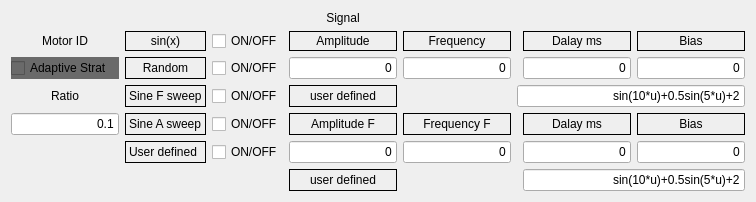
                <widget class="QWidget" name="tab_10">
                 <attribute name="title">
                  <string>Adaptive  Control</string>
                 </attribute>
                 <layout class="QGridLayout" name="gridLayout_9">
                  <item row="8" column="4">
                   <widget class="QLineEdit" name="lineEdit_AF">
                    <property name="sizePolicy">
                     <sizepolicy hsizetype="Expanding" vsizetype="Expanding">
                      <horstretch>0</horstretch>
                      <verstretch>0</verstretch>
                     </sizepolicy>
                    </property>
                    <property name="text">
                     <string>0</string>
                    </property>
                    <property name="alignment">
                     <set>Qt::AlignRight|Qt::AlignTrailing|Qt::AlignVCenter</set>
                    </property>
                   </widget>
                  </item>
                  <item row="6" column="4">
                   <widget class="QLabel" name="label_30">
                    <property name="sizePolicy">
                     <sizepolicy hsizetype="Preferred" vsizetype="Expanding">
                      <horstretch>0</horstretch>
                      <verstretch>0</verstretch>
                     </sizepolicy>
                    </property>
                    <property name="frameShape">
                     <enum>QFrame::Box</enum>
                    </property>
                    <property name="text">
                     <string>user defined</string>
                    </property>
                    <property name="alignment">
                     <set>Qt::AlignCenter</set>
                    </property>
                   </widget>
                  </item>
                  <item row="8" column="1">
                   <widget class="QLabel" name="label_user">
                    <property name="frameShape">
                     <enum>QFrame::Box</enum>
                    </property>
                    <property name="text">
                     <string>User defined</string>
                    </property>
                   </widget>
                  </item>
                  <item row="6" column="8" colspan="3">
                   <widget class="QLineEdit" name="lineEdit_user">
                    <property name="sizePolicy">
                     <sizepolicy hsizetype="Expanding" vsizetype="Expanding">
                      <horstretch>0</horstretch>
                      <verstretch>0</verstretch>
                     </sizepolicy>
                    </property>
                    <property name="text">
                     <string>sin(10*u)+0.5sin(5*u)+2</string>
                    </property>
                    <property name="alignment">
                     <set>Qt::AlignRight|Qt::AlignTrailing|Qt::AlignVCenter</set>
                    </property>
                   </widget>
                  </item>
                  <item row="8" column="3">
                   <widget class="QCheckBox" name="checkBox_user">
                    <property name="text">
                     <string>ON/OFF</string>
                    </property>
                   </widget>
                  </item>
                  <item row="9" column="9" colspan="2">
                   <widget class="QLineEdit" name="lineEdit_user_F">
                    <property name="sizePolicy">
                     <sizepolicy hsizetype="Expanding" vsizetype="Expanding">
                      <horstretch>0</horstretch>
                      <verstretch>0</verstretch>
                     </sizepolicy>
                    </property>
                    <property name="text">
                     <string>sin(10*u)+0.5sin(5*u)+2</string>
                    </property>
                    <property name="alignment">
                     <set>Qt::AlignRight|Qt::AlignTrailing|Qt::AlignVCenter</set>
                    </property>
                   </widget>
                  </item>
                  <item row="9" column="4">
                   <widget class="QLabel" name="label_35">
                    <property name="sizePolicy">
                     <sizepolicy hsizetype="Expanding" vsizetype="Expanding">
                      <horstretch>0</horstretch>
                      <verstretch>0</verstretch>
                     </sizepolicy>
                    </property>
                    <property name="frameShape">
                     <enum>QFrame::Box</enum>
                    </property>
                    <property name="text">
                     <string>user defined</string>
                    </property>
                    <property name="alignment">
                     <set>Qt::AlignCenter</set>
                    </property>
                   </widget>
                  </item>
                  <item row="7" column="10">
                   <widget class="QLabel" name="label_34">
                    <property name="sizePolicy">
                     <sizepolicy hsizetype="Preferred" vsizetype="Expanding">
                      <horstretch>0</horstretch>
                      <verstretch>0</verstretch>
                     </sizepolicy>
                    </property>
                    <property name="frameShape">
                     <enum>QFrame::Box</enum>
                    </property>
                    <property name="text">
                     <string>Bias</string>
                    </property>
                    <property name="alignment">
                     <set>Qt::AlignCenter</set>
                    </property>
                   </widget>
                  </item>
                  <item row="4" column="1">
                   <widget class="QLabel" name="label_sin">
                    <property name="sizePolicy">
                     <sizepolicy hsizetype="Expanding" vsizetype="Expanding">
                      <horstretch>0</horstretch>
                      <verstretch>0</verstretch>
                     </sizepolicy>
                    </property>
                    <property name="frameShape">
                     <enum>QFrame::Box</enum>
                    </property>
                    <property name="text">
                     <string>sin(x)</string>
                    </property>
                    <property name="alignment">
                     <set>Qt::AlignCenter</set>
                    </property>
                   </widget>
                  </item>
                  <item row="8" column="6">
                   <widget class="QLineEdit" name="lineEdit_FF">
                    <property name="sizePolicy">
                     <sizepolicy hsizetype="Expanding" vsizetype="Expanding">
                      <horstretch>0</horstretch>
                      <verstretch>0</verstretch>
                     </sizepolicy>
                    </property>
                    <property name="text">
                     <string>0</string>
                    </property>
                    <property name="alignment">
                     <set>Qt::AlignRight|Qt::AlignTrailing|Qt::AlignVCenter</set>
                    </property>
                   </widget>
                  </item>
                  <item row="8" column="9">
                   <widget class="QLineEdit" name="lineEdit_DF">
                    <property name="sizePolicy">
                     <sizepolicy hsizetype="Expanding" vsizetype="Expanding">
                      <horstretch>0</horstretch>
                      <verstretch>0</verstretch>
                     </sizepolicy>
                    </property>
                    <property name="text">
                     <string>0</string>
                    </property>
                    <property name="alignment">
                     <set>Qt::AlignRight|Qt::AlignTrailing|Qt::AlignVCenter</set>
                    </property>
                   </widget>
                  </item>
                  <item row="4" column="6">
                   <widget class="QLabel" name="label_26">
                    <property name="sizePolicy">
                     <sizepolicy hsizetype="Expanding" vsizetype="Expanding">
                      <horstretch>0</horstretch>
                      <verstretch>0</verstretch>
                     </sizepolicy>
                    </property>
                    <property name="frameShape">
                     <enum>QFrame::Box</enum>
                    </property>
                    <property name="text">
                     <string>Frequency</string>
                    </property>
                    <property name="alignment">
                     <set>Qt::AlignCenter</set>
                    </property>
                   </widget>
                  </item>
                  <item row="5" column="1">
                   <widget class="QLabel" name="label_Random">
                    <property name="frameShape">
                     <enum>QFrame::Box</enum>
                    </property>
                    <property name="text">
                     <string>Random</string>
                    </property>
                    <property name="alignment">
                     <set>Qt::AlignCenter</set>
                    </property>
                   </widget>
                  </item>
                  <item row="4" column="3">
                   <widget class="QCheckBox" name="checkBox_sin">
                    <property name="text">
                     <string>ON/OFF</string>
                    </property>
                   </widget>
                  </item>
                  <item row="4" column="9">
                   <widget class="QLabel" name="label_28">
                    <property name="frameShape">
                     <enum>QFrame::Box</enum>
                    </property>
                    <property name="text">
                     <string>Dalay ms</string>
                    </property>
                    <property name="alignment">
                     <set>Qt::AlignCenter</set>
                    </property>
                   </widget>
                  </item>
                  <item row="7" column="3">
                   <widget class="QCheckBox" name="checkBox_since_A">
                    <property name="text">
                     <string>ON/OFF</string>
                    </property>
                   </widget>
                  </item>
                  <item row="7" column="4">
                   <widget class="QLabel" name="label_31">
                    <property name="sizePolicy">
                     <sizepolicy hsizetype="Preferred" vsizetype="Expanding">
                      <horstretch>0</horstretch>
                      <verstretch>0</verstretch>
                     </sizepolicy>
                    </property>
                    <property name="frameShape">
                     <enum>QFrame::Box</enum>
                    </property>
                    <property name="text">
                     <string>Amplitude F</string>
                    </property>
                    <property name="alignment">
                     <set>Qt::AlignCenter</set>
                    </property>
                   </widget>
                  </item>
                  <item row="4" column="0">
                   <widget class="QLabel" name="label_MotorID">
                    <property name="sizePolicy">
                     <sizepolicy hsizetype="Expanding" vsizetype="Expanding">
                      <horstretch>0</horstretch>
                      <verstretch>0</verstretch>
                     </sizepolicy>
                    </property>
                    <property name="text">
                     <string>Motor ID</string>
                    </property>
                    <property name="alignment">
                     <set>Qt::AlignCenter</set>
                    </property>
                   </widget>
                  </item>
                  <item row="8" column="10">
                   <widget class="QLineEdit" name="lineEdit_BF">
                    <property name="sizePolicy">
                     <sizepolicy hsizetype="Expanding" vsizetype="Expanding">
                      <horstretch>0</horstretch>
                      <verstretch>0</verstretch>
                     </sizepolicy>
                    </property>
                    <property name="text">
                     <string>0</string>
                    </property>
                    <property name="alignment">
                     <set>Qt::AlignRight|Qt::AlignTrailing|Qt::AlignVCenter</set>
                    </property>
                   </widget>
                  </item>
                  <item row="5" column="10">
                   <widget class="QLineEdit" name="lineEdit_B">
                    <property name="sizePolicy">
                     <sizepolicy hsizetype="Preferred" vsizetype="Expanding">
                      <horstretch>0</horstretch>
                      <verstretch>0</verstretch>
                     </sizepolicy>
                    </property>
                    <property name="text">
                     <string>0</string>
                    </property>
                    <property name="alignment">
                     <set>Qt::AlignRight|Qt::AlignTrailing|Qt::AlignVCenter</set>
                    </property>
                   </widget>
                  </item>
                  <item row="7" column="1">
                   <widget class="QLabel" name="label_Sine_A">
                    <property name="frameShape">
                     <enum>QFrame::Box</enum>
                    </property>
                    <property name="text">
                     <string>Sine A sweep</string>
                    </property>
                   </widget>
                  </item>
                  <item row="5" column="4">
                   <widget class="QLineEdit" name="lineEdit_A">
                    <property name="sizePolicy">
                     <sizepolicy hsizetype="Expanding" vsizetype="Expanding">
                      <horstretch>0</horstretch>
                      <verstretch>0</verstretch>
                     </sizepolicy>
                    </property>
                    <property name="text">
                     <string>0</string>
                    </property>
                    <property name="alignment">
                     <set>Qt::AlignRight|Qt::AlignTrailing|Qt::AlignVCenter</set>
                    </property>
                   </widget>
                  </item>
                  <item row="6" column="3">
                   <widget class="QCheckBox" name="checkBox_Sine_F">
                    <property name="text">
                     <string>ON/OFF</string>
                    </property>
                   </widget>
                  </item>
                  <item row="5" column="3">
                   <widget class="QCheckBox" name="checkBox_Random">
                    <property name="text">
                     <string>ON/OFF</string>
                    </property>
                   </widget>
                  </item>
                  <item row="4" column="10">
                   <widget class="QLabel" name="label_29">
                    <property name="frameShape">
                     <enum>QFrame::Box</enum>
                    </property>
                    <property name="text">
                     <string>Bias</string>
                    </property>
                    <property name="alignment">
                     <set>Qt::AlignCenter</set>
                    </property>
                   </widget>
                  </item>
                  <item row="5" column="9">
                   <widget class="QLineEdit" name="lineEdit_D">
                    <property name="sizePolicy">
                     <sizepolicy hsizetype="Expanding" vsizetype="Expanding">
                      <horstretch>0</horstretch>
                      <verstretch>0</verstretch>
                     </sizepolicy>
                    </property>
                    <property name="text">
                     <string>0</string>
                    </property>
                    <property name="alignment">
                     <set>Qt::AlignRight|Qt::AlignTrailing|Qt::AlignVCenter</set>
                    </property>
                   </widget>
                  </item>
                  <item row="6" column="1">
                   <widget class="QLabel" name="label_Sine_F">
                    <property name="frameShape">
                     <enum>QFrame::Box</enum>
                    </property>
                    <property name="text">
                     <string>Sine F sweep</string>
                    </property>
                   </widget>
                  </item>
                  <item row="7" column="6">
                   <widget class="QLabel" name="label_32">
                    <property name="sizePolicy">
                     <sizepolicy hsizetype="Preferred" vsizetype="Expanding">
                      <horstretch>0</horstretch>
                      <verstretch>0</verstretch>
                     </sizepolicy>
                    </property>
                    <property name="frameShape">
                     <enum>QFrame::Box</enum>
                    </property>
                    <property name="text">
                     <string>Frequency F</string>
                    </property>
                    <property name="alignment">
                     <set>Qt::AlignCenter</set>
                    </property>
                   </widget>
                  </item>
                  <item row="9" column="6">
                   <spacer name="horizontalSpacer_3">
                    <property name="orientation">
                     <enum>Qt::Horizontal</enum>
                    </property>
                    <property name="sizeHint" stdset="0">
                     <size>
                      <width>40</width>
                      <height>20</height>
                     </size>
                    </property>
                   </spacer>
                  </item>
                  <item row="6" column="6">
                   <spacer name="horizontalSpacer_2">
                    <property name="orientation">
                     <enum>Qt::Horizontal</enum>
                    </property>
                    <property name="sizeHint" stdset="0">
                     <size>
                      <width>40</width>
                      <height>20</height>
                     </size>
                    </property>
                   </spacer>
                  </item>
                  <item row="0" column="4">
                   <widget class="QLabel" name="label_signal">
                    <property name="text">
                     <string>Signal</string>
                    </property>
                    <property name="alignment">
                     <set>Qt::AlignCenter</set>
                    </property>
                   </widget>
                  </item>
                  <item row="7" column="9">
                   <widget class="QLabel" name="label_33">
                    <property name="sizePolicy">
                     <sizepolicy hsizetype="Preferred" vsizetype="Expanding">
                      <horstretch>0</horstretch>
                      <verstretch>0</verstretch>
                     </sizepolicy>
                    </property>
                    <property name="frameShape">
                     <enum>QFrame::Box</enum>
                    </property>
                    <property name="text">
                     <string>Dalay ms</string>
                    </property>
                    <property name="alignment">
                     <set>Qt::AlignCenter</set>
                    </property>
                   </widget>
                  </item>
                  <item row="5" column="6">
                   <widget class="QLineEdit" name="lineEdit_F">
                    <property name="sizePolicy">
                     <sizepolicy hsizetype="Expanding" vsizetype="Expanding">
                      <horstretch>0</horstretch>
                      <verstretch>0</verstretch>
                     </sizepolicy>
                    </property>
                    <property name="text">
                     <string>0</string>
                    </property>
                    <property name="alignment">
                     <set>Qt::AlignRight|Qt::AlignTrailing|Qt::AlignVCenter</set>
                    </property>
                   </widget>
                  </item>
                  <item row="4" column="4">
                   <widget class="QLabel" name="label_27">
                    <property name="sizePolicy">
                     <sizepolicy hsizetype="Expanding" vsizetype="Expanding">
                      <horstretch>0</horstretch>
                      <verstretch>0</verstretch>
                     </sizepolicy>
                    </property>
                    <property name="frameShape">
                     <enum>QFrame::Box</enum>
                    </property>
                    <property name="text">
                     <string>Amplitude</string>
                    </property>
                    <property name="alignment">
                     <set>Qt::AlignCenter</set>
                    </property>
                   </widget>
                  </item>
                  <item row="5" column="0">
                   <widget class="QCheckBox" name="checkBox_Adaptive">
                    <property name="sizePolicy">
                     <sizepolicy hsizetype="Expanding" vsizetype="Expanding">
                      <horstretch>0</horstretch>
                      <verstretch>0</verstretch>
                     </sizepolicy>
                    </property>
                    <property name="styleSheet">
                     <string notr="true">background-color: rgb(106, 106, 106);</string>
                    </property>
                    <property name="text">
                     <string>Adaptive Strat</string>
                    </property>
                   </widget>
                  </item>
                  <item row="6" column="0">
                   <widget class="QLabel" name="label_Ratio">
                    <property name="sizePolicy">
                     <sizepolicy hsizetype="Expanding" vsizetype="Expanding">
                      <horstretch>0</horstretch>
                      <verstretch>0</verstretch>
                     </sizepolicy>
                    </property>
                    <property name="text">
                     <string>Ratio</string>
                    </property>
                    <property name="alignment">
                     <set>Qt::AlignCenter</set>
                    </property>
                   </widget>
                  </item>
                  <item row="7" column="0">
                   <widget class="QLineEdit" name="lineEdit_Ratio">
                    <property name="sizePolicy">
                     <sizepolicy hsizetype="Expanding" vsizetype="Expanding">
                      <horstretch>0</horstretch>
                      <verstretch>0</verstretch>
                     </sizepolicy>
                    </property>
                    <property name="text">
                     <string>0.1</string>
                    </property>
                    <property name="alignment">
                     <set>Qt::AlignRight|Qt::AlignTrailing|Qt::AlignVCenter</set>
                    </property>
                   </widget>
                  </item>
                 </layout>
                </widget>
